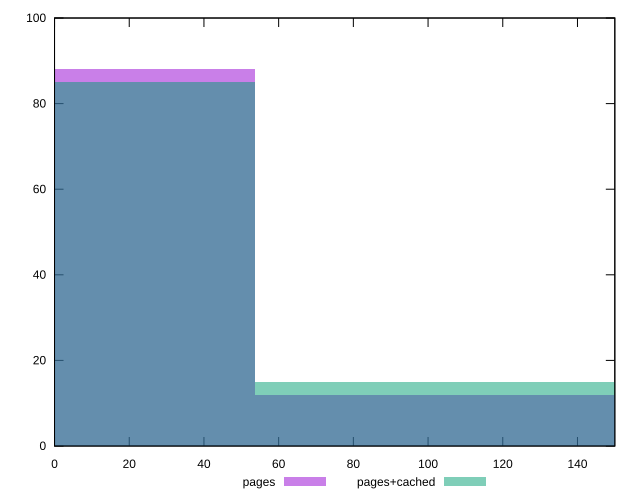

gnuplot code for this plot:
reset

$pages <<EOF
107.50394276843366 12
0 88
EOF

$pagesCached <<EOF
107.50394276843366 15
0 85
EOF

set key outside below
set boxwidth 107.50394276843366
set xrange [0:150]
set yrange [0:100]
set trange [0:100]
set style fill transparent solid 0.5 noborder
set terminal svg size 640, 500 enhanced background rgb 'white'
set output "report_00017_2021-02-10T15-08-03.406Z/unminified-css/comparison/histogram/0_vs_1.svg"

plot $pages title "pages" with boxes, \
     $pagesCached title "pages+cached" with boxes

reset
